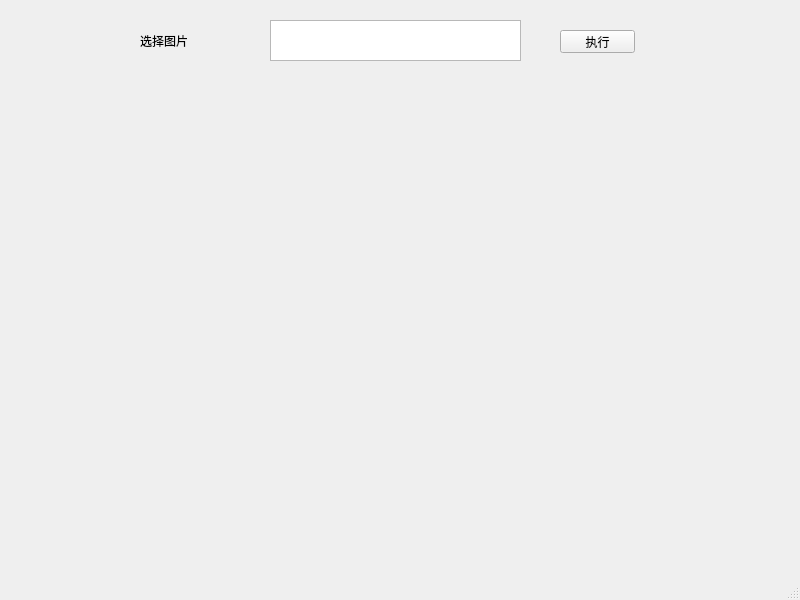
<?xml version="1.0" encoding="UTF-8"?>
<ui version="4.0">
 <class>MainWindow</class>
 <widget class="QMainWindow" name="MainWindow">
  <property name="geometry">
   <rect>
    <x>0</x>
    <y>0</y>
    <width>800</width>
    <height>600</height>
   </rect>
  </property>
  <property name="windowTitle">
   <string>MainWindow</string>
  </property>
  <widget class="QWidget" name="centralwidget">
   <widget class="QTextEdit" name="textEdit">
    <property name="geometry">
     <rect>
      <x>270</x>
      <y>20</y>
      <width>251</width>
      <height>41</height>
     </rect>
    </property>
   </widget>
   <widget class="QLabel" name="label">
    <property name="geometry">
     <rect>
      <x>140</x>
      <y>30</y>
      <width>54</width>
      <height>21</height>
     </rect>
    </property>
    <property name="text">
     <string>选择图片</string>
    </property>
   </widget>
   <widget class="QPushButton" name="btnStart">
    <property name="geometry">
     <rect>
      <x>560</x>
      <y>30</y>
      <width>75</width>
      <height>23</height>
     </rect>
    </property>
    <property name="text">
     <string>执行</string>
    </property>
   </widget>
  </widget>
  <widget class="QMenuBar" name="menubar">
   <property name="geometry">
    <rect>
     <x>0</x>
     <y>0</y>
     <width>800</width>
     <height>22</height>
    </rect>
   </property>
  </widget>
  <widget class="QStatusBar" name="statusbar"/>
 </widget>
 <resources/>
 <connections>
  <connection>
   <sender>btnStart</sender>
   <signal>clicked()</signal>
   <receiver>MainWindow</receiver>
   <slot>btnStartClick()</slot>
   <hints>
    <hint type="sourcelabel">
     <x>599</x>
     <y>67</y>
    </hint>
    <hint type="destinationlabel">
     <x>665</x>
     <y>104</y>
    </hint>
   </hints>
  </connection>
 </connections>
 <slots>
  <slot>btnStartClick()</slot>
 </slots>
</ui>
